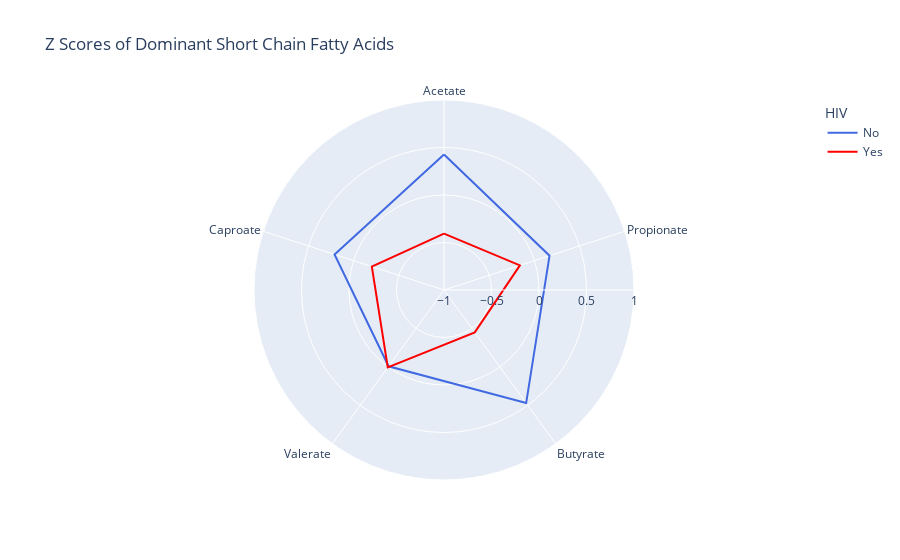

Notebook code for this chart:
### Code cell
main_lipids_z_grouped = grouped_lipids_z.loc[:,["Acetate", "Propionate", 
                                                "Butyrate", "Valerate",
                                                "Caproate", "HIV"]]
fig = px.line_polar(pd.melt(main_lipids_z_grouped, id_vars="HIV"),
                    r="value",
                    theta="variable",
                    color="HIV",
                    color_discrete_sequence=["royalblue", "red"],
                    line_close=True,
                    title="Z Scores of Dominant Short Chain Fatty Acids")
fig.update_layout(
  polar=dict(
    radialaxis=dict(
      visible=True,
      range=[-1, 1]
    )))
fig.show()

### Figure 1 — Plotly figure (JSON) as saved in the notebook; plotly's stock layout.template omitted (floating-point values rounded to 4 significant figures)
{"data": [{"hovertemplate": "HIV=No<br>value=%{r}<br>variable=%{theta}<extra></extra>", "legendgroup": "No", "line": {"color": "royalblue", "dash": "solid"}, "marker": {"symbol": "circle"}, "mode": "lines", "name": "No", "r": [0.4269, 0.168, 0.4713, -0.00725, 0.2113, 0.4269], "showlegend": true, "subplot": "polar", "theta": ["Acetate", "Propionate", "Butyrate", "Valerate", "Caproate", "Acetate"], "type": "scatterpolar"}, {"hovertemplate": "HIV=Yes<br>value=%{r}<br>variable=%{theta}<extra></extra>", "legendgroup": "Yes", "line": {"color": "red", "dash": "solid"}, "marker": {"symbol": "circle"}, "mode": "lines", "name": "Yes", "r": [-0.4066, -0.16, -0.4489, 0.006905, -0.2012, -0.4066], "showlegend": true, "subplot": "polar", "theta": ["Acetate", "Propionate", "Butyrate", "Valerate", "Caproate", "Acetate"], "type": "scatterpolar"}], "layout": {"legend": {"title": {"text": "HIV"}, "tracegroupgap": 0}, "polar": {"angularaxis": {"direction": "clockwise", "rotation": 90}, "domain": {"x": [0, 1], "y": [0, 1]}, "radialaxis": {"range": [-1, 1], "visible": true}}, "title": {"text": "Z Scores of Dominant Short Chain Fatty Acids"}}}
